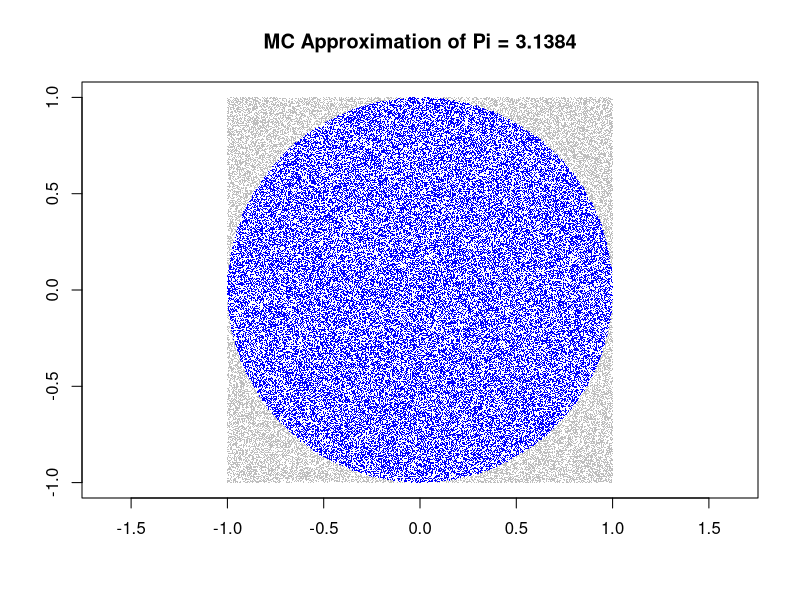
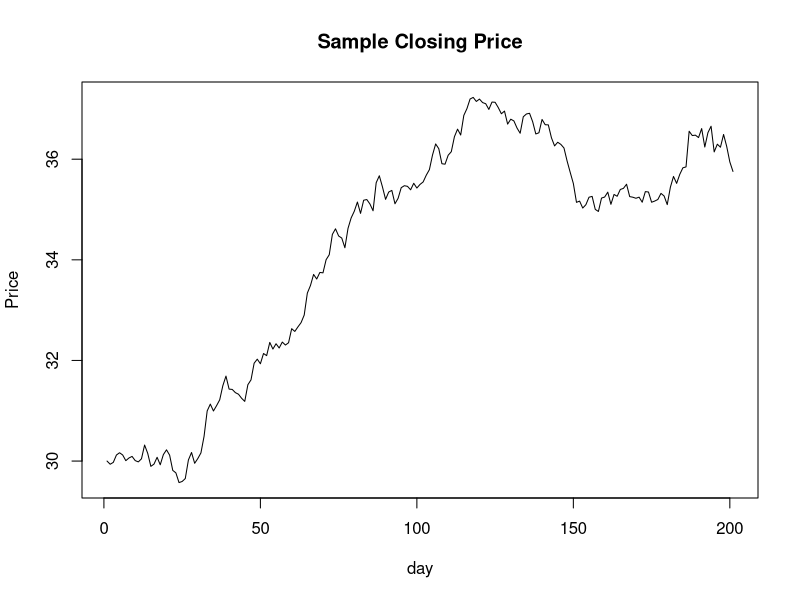
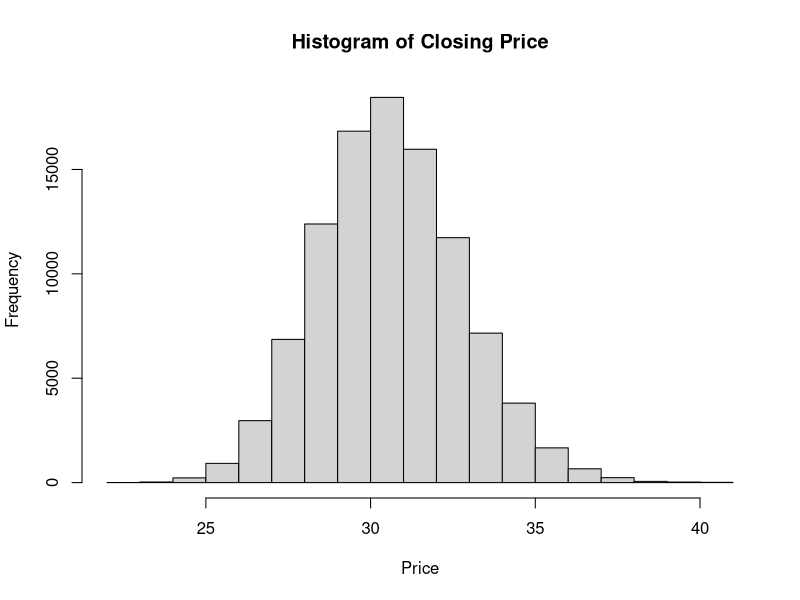

Generate these figures, in order, with R:
## ---- chunk 1
runs = 100000
sim = rnorm(runs,mean=1,sd=10)
monte.int = sum(sim >= 4 & sim <= 7)/runs
monte.int
## ---- chunk 2
runs <- 100000
#runif samples from a uniform distribution
xs <- runif(runs,min=-1,max=1)
ys <- runif(runs,min=-1,max=1)
in.circle <- xs^2 + ys^2 <= 1^2
mc.pi <- (sum(in.circle)/runs)*4
plot(xs,ys,pch='.',col=ifelse(in.circle,"blue","grey")
     ,xlab='',ylab='',asp=1,
     main=paste("MC Approximation of Pi =",mc.pi))
## ---- chunk 3
runs <- 100000
#simulates on game of 10 spins, returns whether the sum of all the spins is < 0
play.game <- function(){
  results <- sample(c(1,1,-1,2),10,replace=T)
  return(sum(results) < 0)
}
mc.prob <- sum(replicate(runs,play.game()))/runs
mc.prob
## ---- chunk 4
days <- 200
changes <- rnorm(200,mean=1.0001,sd=0.005)
plot(cumprod(c(30,changes)),type='l',ylab="Price",xlab="day",main="Sample Closing Price")
## ---- chunk 5
runs <- 100000
#simulates future movements and returns the closing price on day 200
generate.path <- function(){
  days <- 200
  changes <- rnorm(200,mean=1.0001,sd=0.005)
  sample.path <- cumprod(c(30,changes))
  closing.price <- sample.path[days+1] #+1 adding opening price
  return(closing.price)
}

mc.closing <- replicate(runs,generate.path())
hist(mc.closing, xlab="Price",main="Histogram of Closing Price")
